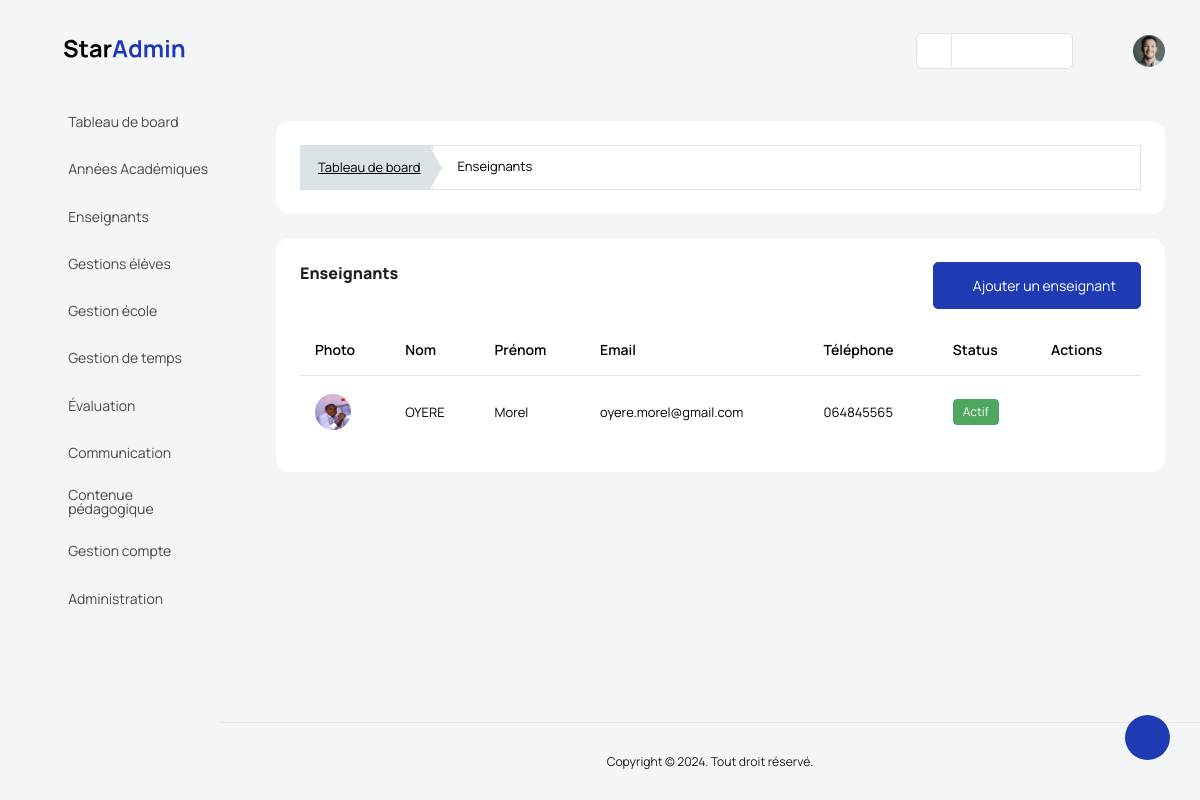
The page /gestion_ecole/teachers/ (signed in) on the database its author committed.
### backend/models/gestion_ecole.py (models this page shows, shortened)
class Teacher(models.Model):
    lastname = models.CharField(max_length=50, blank=True)
    firstname = models.CharField(max_length=50, blank=True)
    address = models.CharField(max_length=50, blank=True)
    tel = models.CharField(max_length=20, blank=True)
    city = models.CharField(max_length=17, choices=cities, blank=True)
    sex = models.CharField(max_length=10, choices=sexes, blank=True)
    bithday = models.DateField(blank=True, null=True)
    nationality = models.CharField(max_length=20, blank=True)
    email = models.CharField(max_length=120, unique=True, blank=True)
    school = models.ForeignKey(Etablishment, on_delete=models.CASCADE)
    status = models.CharField(max_length=20, blank=True)
    last_diploma = models.CharField(max_length=20, choices=last_diploma, blank=True,)
    picture = models.ImageField(upload_to="teacher_images", blank=True, null=True)
    type_of_counter = models.CharField(max_length=20, blank=True)
    start_of_contrat = models.DateField(blank=True, null=True)
    end_of_contrat = models.DateField(blank=True, null=True)
    created_at = models.DateTimeField(auto_now_add=True, null=True)
    updated_at = models.DateTimeField(auto_now=True, null=True)

### manager_dashboard/views/gestion_universite_view.py (the view, shortened to what this page needs)
class TeacherView(View):
    template = "manager_dashboard/gestion_ecole/enseignants.html"
    def dispatch(self,request, *args, **kwargs):
        if not request.user.is_authenticated:
            return redirect('backend:login')
        if request.user.is_manager or request.user.is_admin_school:
            return super().dispatch(request, *args, **kwargs)
        return redirect('backend:logout')
    def get(self, request, *args, **kwargs):
        teachers = Teacher.objects.filter(school=request.user.school).order_by('-created_at')
        context = {'teachers': teachers}
        return render(request, template_name=self.template, context=context)

### manager_dashboard/templates/manager_dashboard/gestion_ecole/enseignants.html (shortened to what this page needs)
{% extends '../base.html' %}
{% load static %}
{% block content %}
<div class="col-md-12 grid-margin stretch-card">
    <div class="card">
        <div class="card-body">
            <div class="template-demo">
                <nav aria-label="breadcrumb">
                    <ol class="breadcrumb breadcrumb-custom">
                        <li class="breadcrumb-item"><a href='{% url "manager_dashboard:index" %}'>Tableau de board</a></li>
                        <li class="breadcrumb-item active" aria-current="page"><span>Enseignants</span></li>
                    </ol>
                </nav>
            </div>
        </div>
    </div>
</div>
<div class="card">
    <div class="card-body">
        <div class="d-sm-flex justify-content-between align-items-start">
            <div>
            <h4 class="card-title card-title-dash">Enseignants</h4>
            </div>
            <div>
            <a href='{% url "manager_dashboard:add_teacher" %}' class="btn btn-primary text-white mb-0 me-0"><i
                class="mdi mdi-account-plus "></i> Ajouter un enseignant</a>
            </div>
        </div>
        <div class="row mt-3">
            <div class="col-12">
                <div class="table-responsive">
                    <table id="order-listing" class="table">
                        <thead>
                            <tr>
                                <th>Photo</th>
                                <th>Nom</th>
                                <th>Prénom</th>
                                <th>Email</th>
                                <th>Téléphone</th>
                                <th>Status</th>
                                <th>Actions</th>
                            </tr>
                        </thead>
                        <tbody id="elementList">
                            {% for teacher in teachers %}
                                <tr data-id='{{teacher.id}}'>
                                    <td>
                                        <img class="img-xs rounded-circle" src="{{teacher.picture.url}}" alt="Profile image"> </a>
                                    </td>
                                    <td> {{teacher.lastname|upper}} </td>
                                    <td>{{teacher.firstname|capfirst}}</td>
                                    <td>{{teacher.email}}</td>
                                    <td>{{teacher.tel}}</td>
                                    <td>
                                        {% if teacher.status %}
                                            <label class="badge badge-success">Actif</label>
                                        {% else %}
                                            <label class="badge badge-danger">Inactive</label>
                                        {% endif %}
                                    </td>
                                    <td>
                                        <a href='{% url "manager_dashboard:edit_teacher" teacher.id %}' class='p-2'><i class="fa fa-edit h4 text-dark"></i></a>
                                        <a href="#" onclick="delete_function({{teacher.id}})" ><i class="fa fa-trash-o h4 text-danger"></i></a>
                                    </td>
                                </tr>
                            {% endfor %}
                        </tbody>
                    </table>
                </div>
            </div>
        </div>
    </div>
</div>
{% endblock content %}

### rows shown on the page
Teacher: picture (picture), lastname "OYERE", firstname "Morel", email "oyere.morel@gmail.com", tel "064845565", status "Actif"
